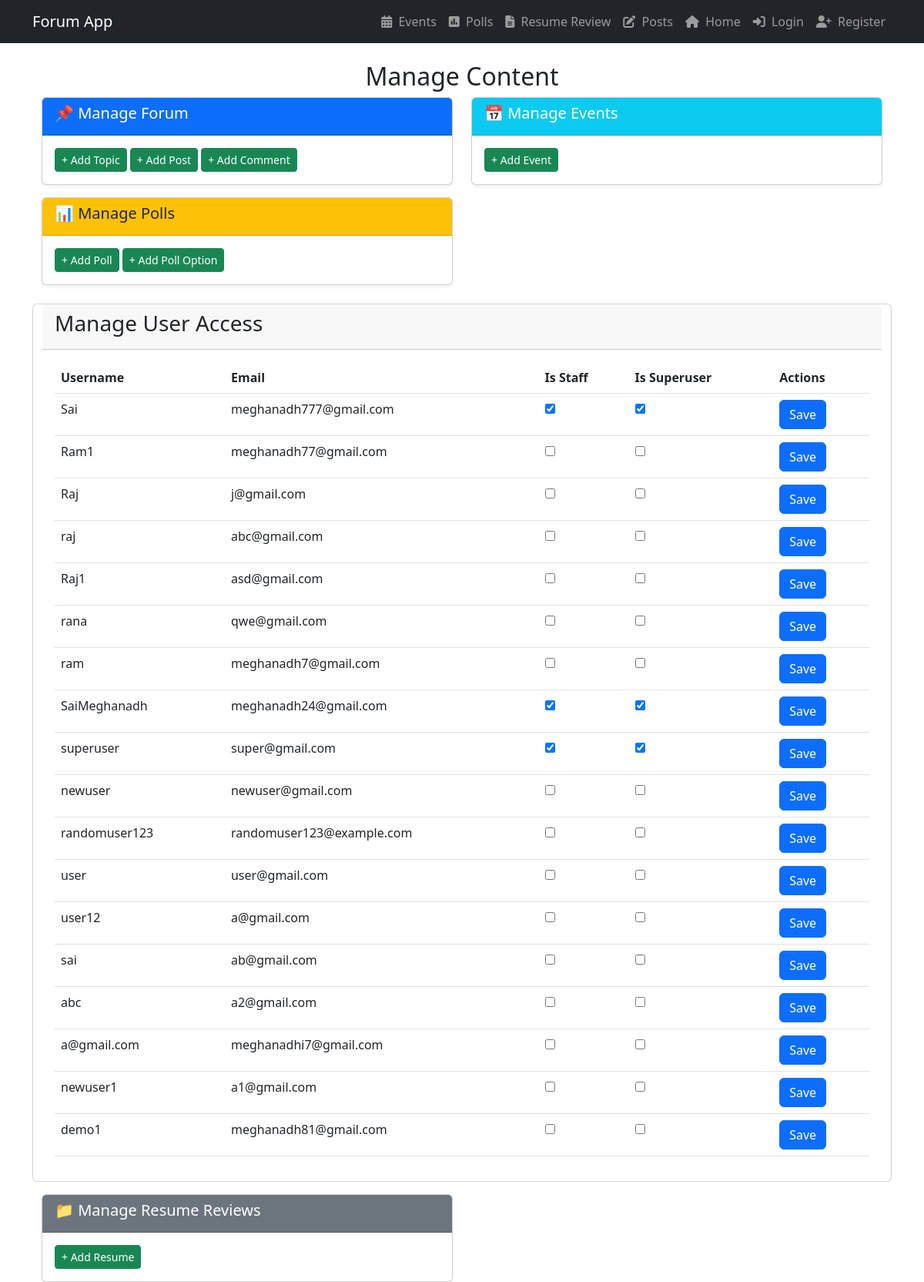
The page /manage/ on the database as committed earlier.
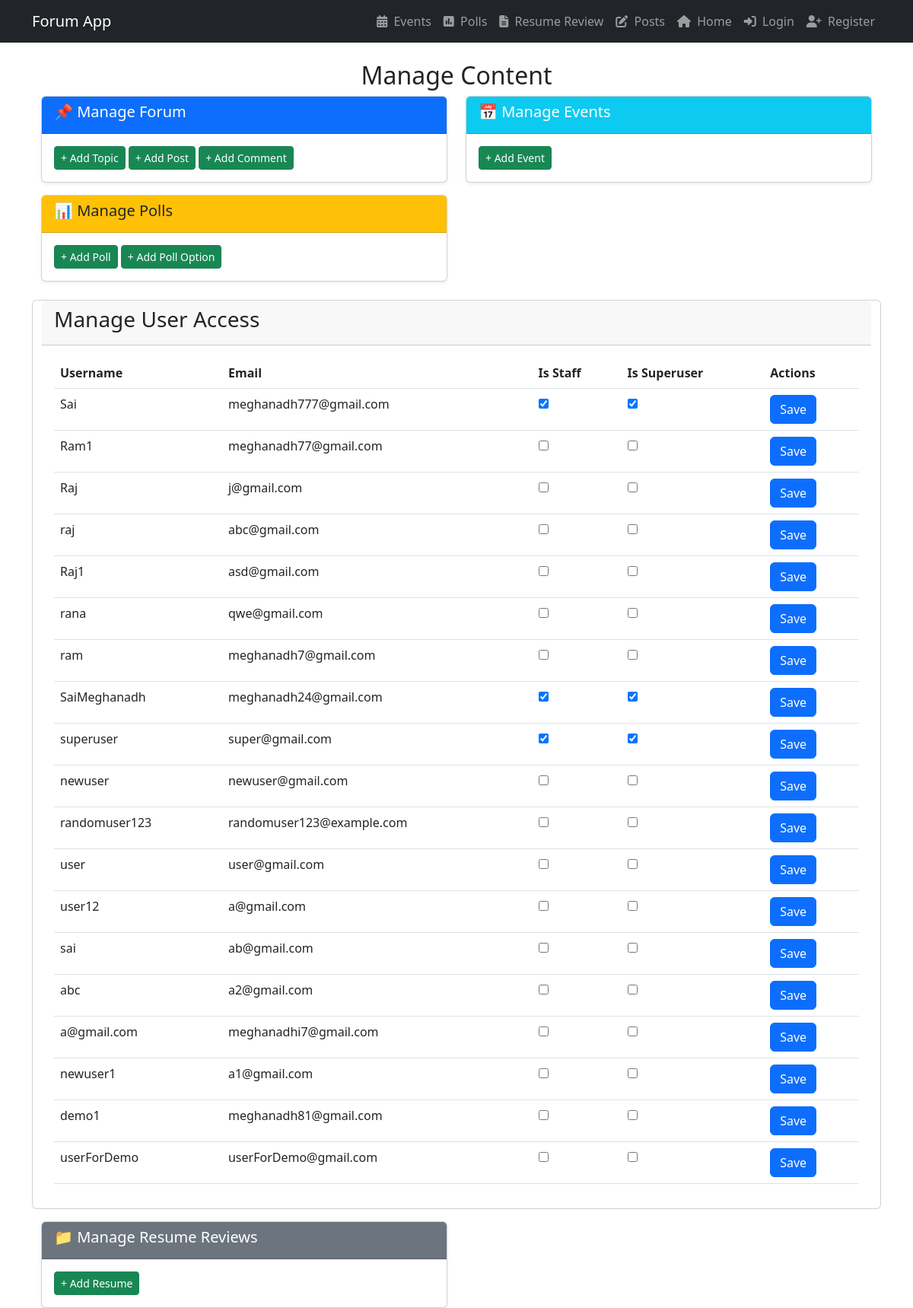
The same page on the database as committed later.
### forum/models.py (models this page shows, shortened)
class User(AbstractUser):  # Extends Django's built-in User model
    name = models.CharField(max_length=255)
    email = models.EmailField(unique=True)
    gender = models.CharField(max_length=10, blank=True, null=True)
    branch = models.CharField(max_length=255, blank=True, null=True)
    faculty = models.CharField(max_length=255, blank=True, null=True)
    skills = models.TextField(blank=True, null=True)
    USERNAME_FIELD = "email"  # This tells Django to use email instead of username
    REQUIRED_FIELDS = ["username"]  # Username is still required

### forum/views.py (the view)
# urls.py: path("manage/", manage_content, name="manage_content"),
def manage_content(request):
    User = get_user_model()
    users = User.objects.all()
    return render(request, "manage_content.html", {"users": users})

### forum/templates/manage_content.html (shortened to what this page needs)
{% extends "base.html" %}
{% block content %}
<div class="container mt-4">
    <h2 class="text-center">Manage Content</h2>
    <div class="row">
        <div class="col-md-6">
            <div class="card shadow-sm">
                <div class="card-header bg-primary text-white">
                    <h5>📌 Manage Forum</h5>
                </div>
                <div class="card-body">
                    <a href="{% url 'add_object' 'topic' %}" class="btn btn-success btn-sm">+ Add Topic</a>
                    <a href="{% url 'add_object' 'post' %}" class="btn btn-success btn-sm">+ Add Post</a>
                    <a href="{% url 'add_object' 'comment' %}" class="btn btn-success btn-sm">+ Add Comment</a>
                </div>
            </div>
        </div>
        <div class="col-md-6">
            <div class="card shadow-sm">
                <div class="card-header bg-info text-white">
                    <h5>📅 Manage Events</h5>
                </div>
                <div class="card-body">
                    <a href="{% url 'add_object' 'event' %}" class="btn btn-success btn-sm">+ Add Event</a>
                </div>
            </div>
        </div>
        <div class="col-md-6 mt-3">
            <div class="card shadow-sm">
                <div class="card-header bg-warning text-dark">
                    <h5>📊 Manage Polls</h5>
                </div>
                <div class="card-body">
                    <a href="{% url 'add_object' 'poll' %}" class="btn btn-success btn-sm">+ Add Poll</a>
                    <a href="{% url 'add_object' 'polloption' %}" class="btn btn-success btn-sm">+ Add Poll Option</a>
                </div>
            </div>
        </div>
<div class="card mt-4">
    <div class="card-header">
        <h3>Manage User Access</h3>
    </div>
    <div class="card-body">
        <table class="table">
            <thead>
                <tr>
                    <th>Username</th>
                    <th>Email</th>
                    <th>Is Staff</th>
                    <th>Is Superuser</th>
                    <th>Actions</th>
                </tr>
            </thead>
            <tbody>
                {% for user in users %}
                <tr>
                    <td>{{ user.username }}</td>
                    <td>{{ user.email }}</td>
                    <td>
                        <input type="checkbox" class="permission-toggle" data-user-id="{{ user.id }}" data-perm="is_staff" {% if user.is_staff %}checked{% endif %}>
                    </td>
                    <td>
                        <input type="checkbox" class="permission-toggle" data-user-id="{{ user.id }}" data-perm="is_superuser" {% if user.is_superuser %}checked{% endif %}>
                    </td>
                    <td>
                        <button class="btn btn-primary save-permissions" data-user-id="{{ user.id }}">Save</button>
                    </td>
                </tr>
                {% endfor %}
            </tbody>
        </table>
    </div>
</div>
        <div class="col-md-6 mt-3">
            <div class="card shadow-sm">
                <div class="card-header bg-secondary text-white">
                    <h5>📁 Manage Resume Reviews</h5>
                </div>
                <div class="card-body">
                    <a href="{% url 'add_object' 'resume' %}" class="btn btn-success btn-sm">+ Add Resume</a>
                </div>
            </div>
        </div>
    </div>
</div>
{% endblock %}

### forum/templates/base.html (shortened to what this page needs)
<!DOCTYPE html>
<html lang="en">
<head>
    <link rel="stylesheet" href="https://cdn.jsdelivr.net/npm/bootstrap@5.3.0/dist/css/bootstrap.min.css">
    <link rel="stylesheet" href="https://cdnjs.cloudflare.com/ajax/libs/toastr.js/latest/toastr.min.css">
    <link rel="stylesheet" href="https://cdnjs.cloudflare.com/ajax/libs/font-awesome/6.4.0/css/all.min.css">
    <link rel="stylesheet" href="https://cdnjs.cloudflare.com/ajax/libs/toastr.js/latest/toastr.min.css">
</head>
<body>
    <nav class="navbar navbar-expand-lg navbar-dark bg-dark">
        <div class="container">
            <a class="navbar-brand" href="{% url 'home' %}">Forum App</a>
            <div class="collapse navbar-collapse" id="navbarNav">
                <ul class="navbar-nav ms-auto">
                    <li class="nav-item"><a class="nav-link" href="/events/"><i class="fas fa-calendar-alt me-1"></i> Events</a></li>
                    <li class="nav-item"><a class="nav-link" href="/polls/"><i class="fas fa-poll me-1"></i> Polls</a></li>
                    <li class="nav-item"><a class="nav-link" href="/resume-review/"><i class="fas fa-file-alt me-1"></i> Resume Review</a></li>
                    <li class="nav-item"><a class="nav-link" href="/posts/"><i class="fas fa-pen-to-square me-1"></i> Posts</a></li>
                    <li class="nav-item"><a class="nav-link" href="{% url 'home' %}"><i class="fas fa-home me-1"></i> Home</a></li>
                    {% if user.is_authenticated %}
                        <li class="nav-item">
                            <button id="manage-content-btn" class="btn btn-link nav-link"><i class="fas fa-cogs me-1"></i> Manage Content</button>
                        </li>
                        <form action="{% url 'logout' %}" method="POST" class="d-inline">
                            {% csrf_token %}
                            <button type="submit" class="btn btn-link nav-link"><i class="fas fa-sign-out-alt me-1"></i> Logout</button>
                        </form>
                        <li class="nav-item"><a class="nav-link" href="{% url 'user_profile' %}"><i class="fas fa-user me-1"></i> Profile</a></li>
                    {% else %}
                        <li class="nav-item"><a class="nav-link" href="{% url 'login' %}"><i class="fas fa-sign-in-alt me-1"></i> Login</a></li>
                        <li class="nav-item"><a class="nav-link" href="{% url 'register' %}"><i class="fas fa-user-plus me-1"></i> Register</a></li>
                    {% endif %}
                </ul>
            </div>
        </div>
    </nav>
    <main class="container mt-4">
        {% block content %}{% endblock %}
    </main>
</body>
</html>

Rows that differ between the two databases and show on the page:
added User: username "userForDemo", email "userForDemo@gmail.com"
